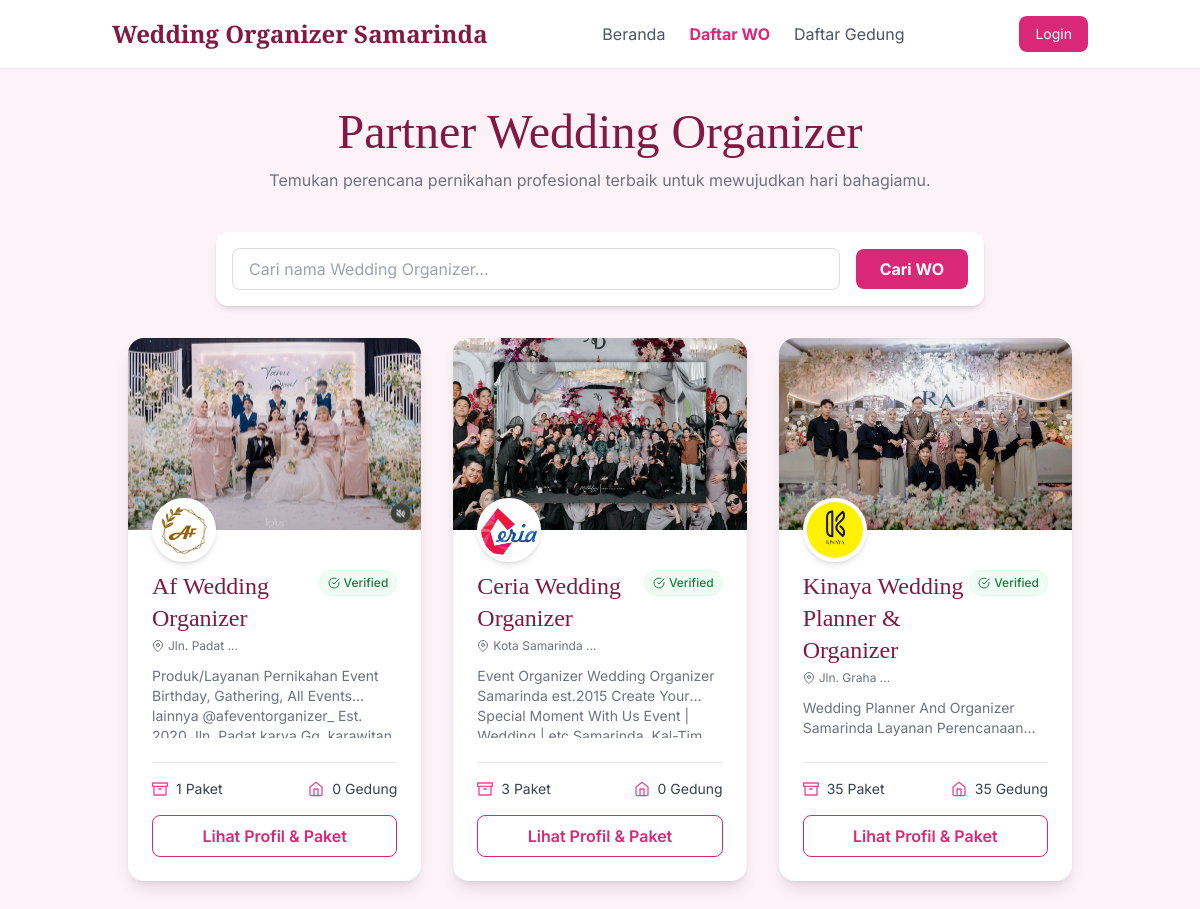
The page /daftar-wo/ on the database its author committed.
### pengguna/models.py (models this page shows, shortened)
class ProfilWO(models.Model):
    user = models.OneToOneField(User, on_delete=models.CASCADE)
    nama_brand = models.CharField(max_length=100)
    logo = models.ImageField(upload_to='logos/', null=True, blank=True)
    foto_sampul = models.ImageField(upload_to='sampul/', null=True, blank=True)
    deskripsi = models.TextField()
    telepon = models.CharField(max_length=20)
    email_bisnis = models.EmailField()
    alamat = models.TextField()

### beranda/views.py (the view)
# urls.py: path('daftar-wo/', views.daftar_wo_view, name='daftar_wo'),
def daftar_wo_view(request):
    profil_wos = ProfilWO.objects.annotate(
        active_paket_count=Count('user__paket_wo', filter=Q(user__paket_wo__is_active=True)),
        jumlah_gedung=Count('user__gedung_wo')
    ).filter(active_paket_count__gt=0).order_by('nama_brand')
    query = request.GET.get('q')
    if query:
        profil_wos = profil_wos.filter(nama_brand__icontains=query)
    context = {'profil_wos': profil_wos, 'page_title': 'Partner Wedding Organizer Kami'}
    return render(request, 'beranda/daftar_wo.html', context)

### beranda/templates/beranda/daftar_wo.html (shortened to what this page needs)
{% load humanize %}
<!DOCTYPE html>
<html lang="id">
<head>
    <script src="https://cdn.tailwindcss.com"></script>
</head>
<body>
    <header class="bg-white shadow-sm sticky top-0 z-50">
        <nav class="container mx-auto px-6 py-4 flex justify-between items-center">
            <a href="{% url 'index' %}" class="text-2xl font-serif-display text-primary-dark font-bold">Wedding Organizer Samarinda</a>
            <div class="hidden lg:flex items-center space-x-6">
                <a href="{% url 'index' %}" class="text-gray-600 hover:text-pink-600">Beranda</a>
                <a href="{% url 'daftar_wo' %}" class="text-pink-600 font-bold">Daftar WO</a>
                <a href="{% url 'daftar_gedung' %}" class="text-gray-600 hover:text-pink-600">Daftar Gedung</a>
            </div>
            <div class="flex items-center space-x-4">
                {% if user.is_authenticated %}
                    <span class="text-gray-700 hidden sm:block">Halo, {{ user.first_name|default:user.username }}!</span>
                    <form action="{% url 'logout' %}" method="post" class="inline">
                        {% csrf_token %}
                        <button type="submit" class="text-gray-500 hover:text-primary-dark" title="Logout">
                            <i data-feather="log-out"></i>
                        </button>
                    </form>
                {% else %}
                    <a href="{% url 'login' %}" class="btn-primary px-4 py-2 rounded-lg text-sm">Login</a>
                {% endif %}
            </div>
        </nav>
    </header>
    <main class="container mx-auto p-6 md:p-10">
        <div class="text-center mb-10">
            <h1 class="text-4xl md:text-5xl font-serif-display text-primary-dark">Partner Wedding Organizer</h1>
            <p class="text-gray-500 mt-3 max-w-2xl mx-auto">Temukan perencana pernikahan profesional terbaik untuk mewujudkan hari bahagiamu.</p>
        </div>
        <div class="bg-white p-4 rounded-xl shadow-md mb-8 sticky top-24 z-40 max-w-3xl mx-auto">
            <form method="GET" action="{% url 'daftar_wo' %}">
                <div class="flex gap-4 items-center">
                    <input type="text" name="q" value="{{ request.GET.q }}" placeholder="Cari nama Wedding Organizer..." class="input-filter flex-grow">
                    <button type="submit" class="btn-primary font-bold py-2 px-6 rounded-lg whitespace-nowrap">
                        Cari WO
                    </button>
                </div>
            </form>
        </div>
        <div class="grid grid-cols-1 md:grid-cols-2 lg:grid-cols-3 gap-8">
            {% for wo in profil_wos %}
            <div class="bg-white rounded-2xl shadow-lg overflow-hidden group transform hover:-translate-y-2 transition-transform duration-300 flex flex-col h-full relative">
                <div class="h-48 bg-gray-200 relative overflow-visible">
                    {% if wo.foto_sampul %}
                        <img src="{{ wo.foto_sampul.url }}" alt="{{ wo.nama_brand }}" class="w-full h-full object-cover transform group-hover:scale-105 transition duration-700">
                    {% else %}
                        <div class="w-full h-full bg-gradient-to-r from-pink-400 to-purple-500"></div>
                    {% endif %}
                    <div class="absolute -bottom-8 left-6 z-10">
                        <div class="w-16 h-16 rounded-full border-4 border-white bg-white shadow-md overflow-hidden">
                            {% if wo.logo %}
                                <img src="{{ wo.logo.url }}" class="w-full h-full object-cover">
                            {% else %}
                                <div class="w-full h-full bg-pink-100 flex items-center justify-center text-xl font-bold text-pink-600">
                                    {{ wo.nama_brand|slice:":1" }}
                                </div>
                            {% endif %}
                        </div>
                    </div>
                </div>
                <div class="p-6 pt-10 flex-grow flex flex-col">
                    <div class="flex justify-between items-start">
                        <div>
                            <h3 class="text-2xl font-serif-display text-primary-dark mb-1">{{ wo.nama_brand }}</h3>
                            <p class="text-xs text-gray-500 flex items-center mb-3">
                                <i data-feather="map-pin" class="w-3 h-3 mr-1"></i> {{ wo.alamat|truncatewords:2 }}
                            </p>
                        </div>
                        <span class="inline-flex items-center px-2 py-1 rounded-full bg-green-50 text-green-700 text-xs font-medium border border-green-100">
                            <i data-feather="check-circle" class="w-3 h-3 mr-1"></i> Verified
                        </span>
                    </div>
                    <p class="text-gray-500 text-sm mb-6 line-clamp-2 flex-grow">
                        {{ wo.deskripsi|default:"Siap membantu mewujudkan pernikahan impian Anda dengan pelayanan terbaik." }}
                    </p>
                    <div class="flex justify-between items-center text-sm text-gray-700 border-t pt-4 mb-4">
                        <span class="flex items-center">
                            <i data-feather="archive" class="w-4 h-4 mr-2 text-pink-500"></i>
                            {{ wo.active_paket_count }} Paket
                        </span>
                        <span class="flex items-center">
                            <i data-feather="home" class="w-4 h-4 mr-2 text-pink-500"></i>
                            {{ wo.jumlah_gedung }} Gedung
                        </span>
                    </div>
                    <a href="{% url 'detail_wo' wo.user.id %}" class="w-full btn-outline font-semibold py-2 px-4 rounded-lg inline-block text-center mt-auto hover:bg-pink-600 hover:text-white hover:border-pink-600 transition">
                        Lihat Profil & Paket
                    </a>
                </div>
            </div>
            {% endfor %}
        </div>
    </main>
</body>
</html>

### beranda/templates/beranda/daftar_wo.html (style rules this page uses)
body { font-family: 'Inter', sans-serif; background-color: #FDF2F8; }
.font-serif-display { font-family: 'Playfair Display', serif; }
.text-primary-dark { color: #831843; }
.btn-primary { background-color: #DB2777; color: white; transition: background-color 0.3s ease; }
.btn-outline { border: 1px solid #DB2777; color: #DB2777; transition: all 0.3s ease; }
.input-filter { border: 1px solid #ddd; padding: 0.5rem 1rem; border-radius: 0.5rem; width: 100%; transition: all 0.2s ease; }

### rows shown on the page
ProfilWO: foto_sampul (picture), logo (picture), nama_brand "Af Wedding Organizer", alamat "Jln. Padat …", deskripsi "Produk/Layanan Pernikahan Event Birthday, Gathering, All Events lainnya @afeventorganizer_…", active_paket_count "1", jumlah_gedung "0"
ProfilWO: foto_sampul (picture), logo (picture), nama_brand "Ceria Wedding Organizer", alamat "Kota Samarinda …", deskripsi "Event Organizer Wedding Organizer Samarinda est.2015 Create Your Special Moment With Us Event…", active_paket_count "3", jumlah_gedung "0"
ProfilWO: foto_sampul (picture), logo (picture), nama_brand "Kinaya Wedding Planner & Organizer", alamat "Jln. Graha …", deskripsi "Wedding Planner And Organizer Samarinda Layanan…", active_paket_count "35", jumlah_gedung "35"
